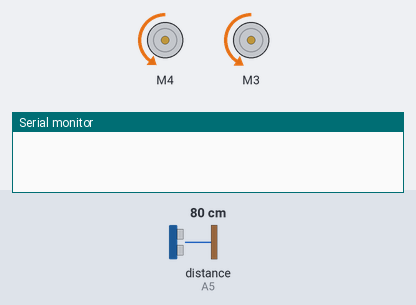
Recording of a sketch running on a simulated Arduino Uno, built with avr-gcc and run on an emulated ATmega328P. Shown: 2 × DC motor (green arrow = forward, orange = backward, longer = faster), the last lines printed to the serial monitor. Wiring (inferred from the names in the program): ultrasonic range finder: trigger A4; echo A5. The inputs (shaded band) are chosen by the test bench; at power-on: distance to the obstacle (sensor on A5) 80 cm. The echo pulse lasts 58.3 µs per cm.

Above: at 1.2 s.
1.3 s: distance to the obstacle (sensor on A5) set to 9 cm
2.8 s: distance to the obstacle (sensor on A5) set to 6 cm
At 3.6 s:
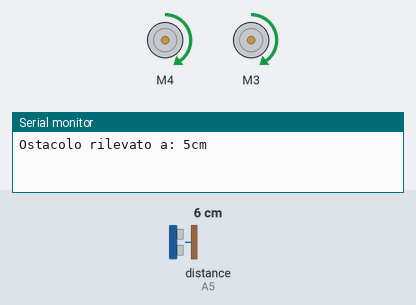
At 5.3 s:
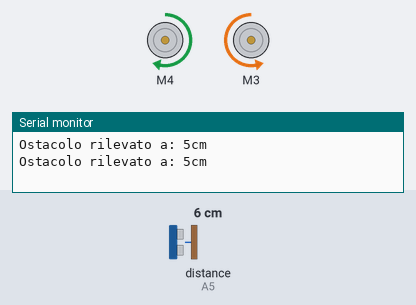
Timing chart, 0 to 11.8 s (numbered marks = the images above; inputs shaded):
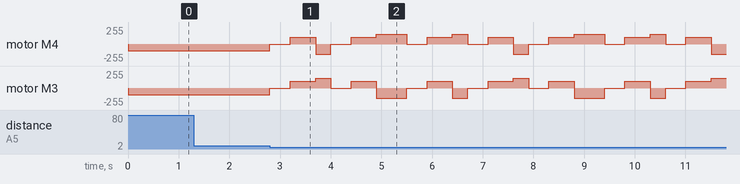

The sketch:

arduino_ultrasonic_robot.ino
```cpp
#include <AFMotor.h>

// specify the trig & echo pins used for the ultrasonic sensors
#define TRIG_PIN A4
#define ECHO_PIN A5

#define MAX_SPEED 100
#define ROTATE_SPEED 150
#define TIME_STOP 400
#define TIME_ROTATE 300
#define TIME_TOTAL_ROTATE 600

AF_DCMotor MOTORE_SINISTRA(4);
AF_DCMotor MOTORE_DESTRA(3);

long ultrasonicDuration;
int distance;

const int delayDisplayDistance = 20;       // voglio stampare i dati del sensore ogni 2 secondi
unsigned long lastTimeDisplayDistance = 0; // Ultimo tempo registrato quando ho stampato il valore a schermo

int timeToRotate = TIME_ROTATE; //  300ms è il tempo stimato per rotare
int rotateDirection = 0;        // 0 sinistra, 1 destra, 2 rotazione di 360*

void setup()
{
    Serial.begin(9600);

    // ultrasonic sensor pin configurations
    pinMode(TRIG_PIN, OUTPUT);
    pinMode(ECHO_PIN, INPUT);
    MOTORE_SINISTRA.setSpeed(MAX_SPEED);
    MOTORE_DESTRA.setSpeed(MAX_SPEED);
    MOTORE_SINISTRA.run(RELEASE);
    MOTORE_DESTRA.run(RELEASE);
}

void loop()
{
    setDistance(); // read and store the measured distances
    // displayDistance(); // prints debugging messages to the serial console
    stateMachine();
}

int stateMachine()
{
    if (distance > 6 || distance < 0) // if there's nothing in front of us (note: ultrasonicDistance will be negative for some ultrasonics if there's nothing in range)
    {
        AVANTI(); // drive forward
    }
    else // there's an object in front of us
    {
        Serial.print("Ostacolo rilevato a: ");
        Serial.print(distance);
        Serial.println("cm");
        STOP(TIME_STOP);

        // Serial.println("sono ripartito dopo 5 secondi");
        INDIETRO(500, MAX_SPEED);
        getRotate();
    }
}

void getRotate()
{
    switch (rotateDirection)
    {
    case 1: // giro a destra
        timeToRotate = TIME_TOTAL_ROTATE;
        rotateDirection = 2;
        rotate(FORWARD, BACKWARD, ROTATE_SPEED);
        break;
    case 2: // giro di 360*
        timeToRotate = TIME_ROTATE;
        rotateDirection = 0;
        rotate(FORWARD, BACKWARD, ROTATE_SPEED);
        break;
    default: // giro a sinistra
        timeToRotate = TIME_ROTATE;
        rotateDirection = 1;
        rotate(BACKWARD, FORWARD, ROTATE_SPEED);
        break;
    }
}

void setDistance()
{
    // ultrasonic 2
    digitalWrite(TRIG_PIN, HIGH);
    delayMicroseconds(10); // must keep the trig pin high for at least 10us
    digitalWrite(TRIG_PIN, LOW);

    ultrasonicDuration = pulseIn(ECHO_PIN, HIGH);
    distance = (ultrasonicDuration / 2) / 29;
}

void displayDistance()
{
    if ((millis() - lastTimeDisplayDistance) > delayDisplayDistance)
    {
        Serial.print("Distanza: ");
        Serial.print(distance);
        Serial.print("cm");
        Serial.println();

        lastTimeDisplayDistance = millis();
    }
}

void rotate(int leftDirection, int rightDirection, int speed)
{
    unsigned long turnStartRotate = millis();           // save the time that we started turning
    while ((millis() - turnStartRotate) < timeToRotate) // stay in this loop until turnStartRotate (1.1 seconds) has elapsed
    {
        MOTORE_SINISTRA.setSpeed(speed);
        MOTORE_DESTRA.setSpeed(speed);
        MOTORE_SINISTRA.run(leftDirection);
        MOTORE_DESTRA.run(rightDirection);
    }
}

void INDIETRO(int timeToBackward, int speed)
{
    unsigned long turnStartTime = millis();
    while ((millis() - turnStartTime) < timeToBackward)
    {
        MOTORE_SINISTRA.setSpeed(speed);
        MOTORE_DESTRA.setSpeed(speed);
        MOTORE_SINISTRA.run(FORWARD);
        MOTORE_DESTRA.run(FORWARD);
    }
}

void STOP(int timeStop)
{
    unsigned long lastTimeStop = millis();
    while ((millis() - lastTimeStop) < timeStop)
    {
        MOTORE_SINISTRA.setSpeed(MAX_SPEED);
        MOTORE_DESTRA.setSpeed(MAX_SPEED);
        MOTORE_SINISTRA.run(RELEASE);
        MOTORE_DESTRA.run(RELEASE);
    }
}

void AVANTI()
{
    MOTORE_SINISTRA.setSpeed(MAX_SPEED);
    MOTORE_DESTRA.setSpeed(MAX_SPEED + 2); // Inserisco un gap sul motore di destra per compensare la differenza tra i due motori
    MOTORE_SINISTRA.run(BACKWARD);
    MOTORE_DESTRA.run(BACKWARD);
}
```

Measured:
- the behaviour switches between 8 and 7 cm on distance to the obstacle (sensor on A5) (found by bisection; images 0 and 1)
- after the input at 1.3 s, every drawn part: stays the same
